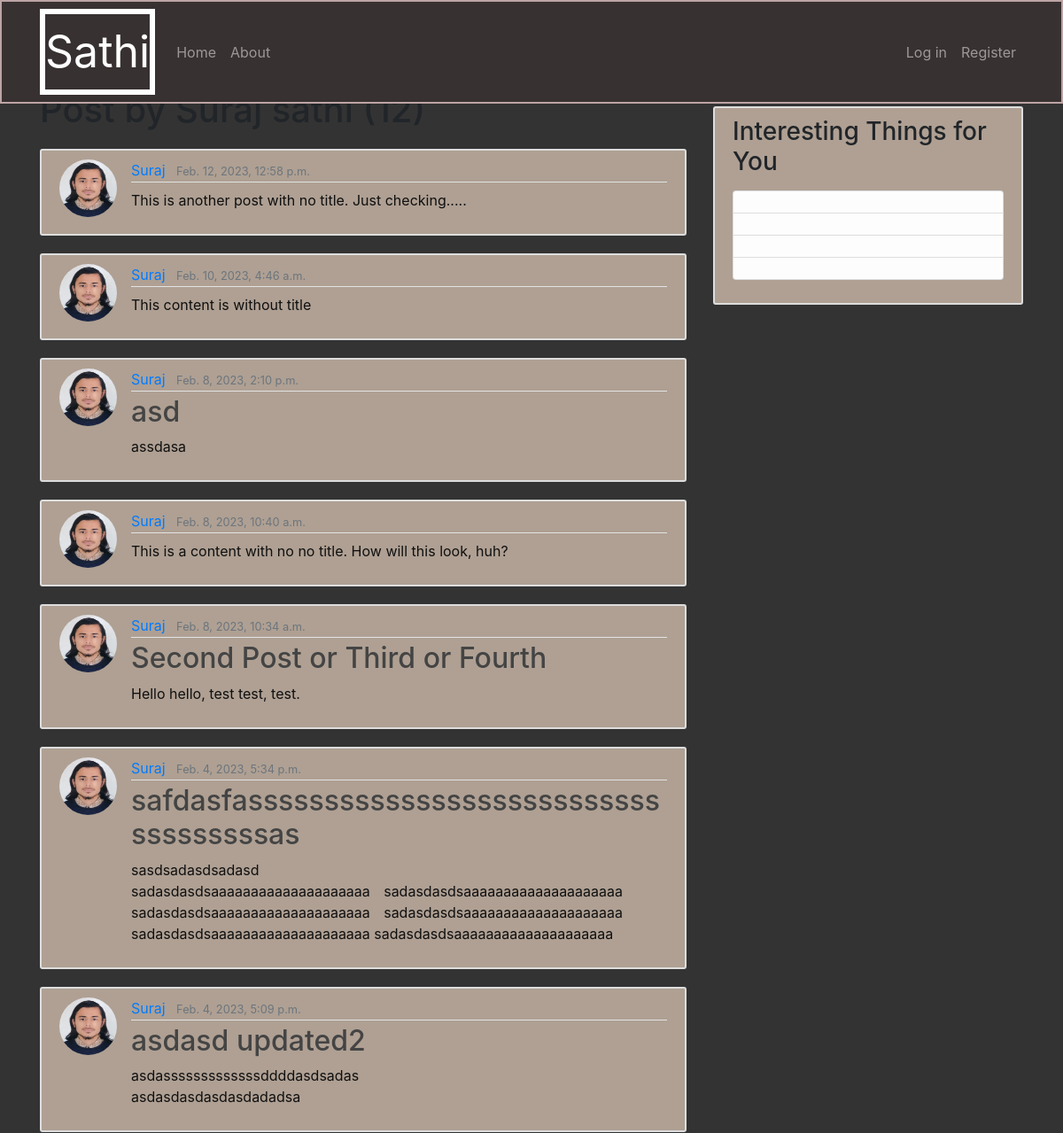
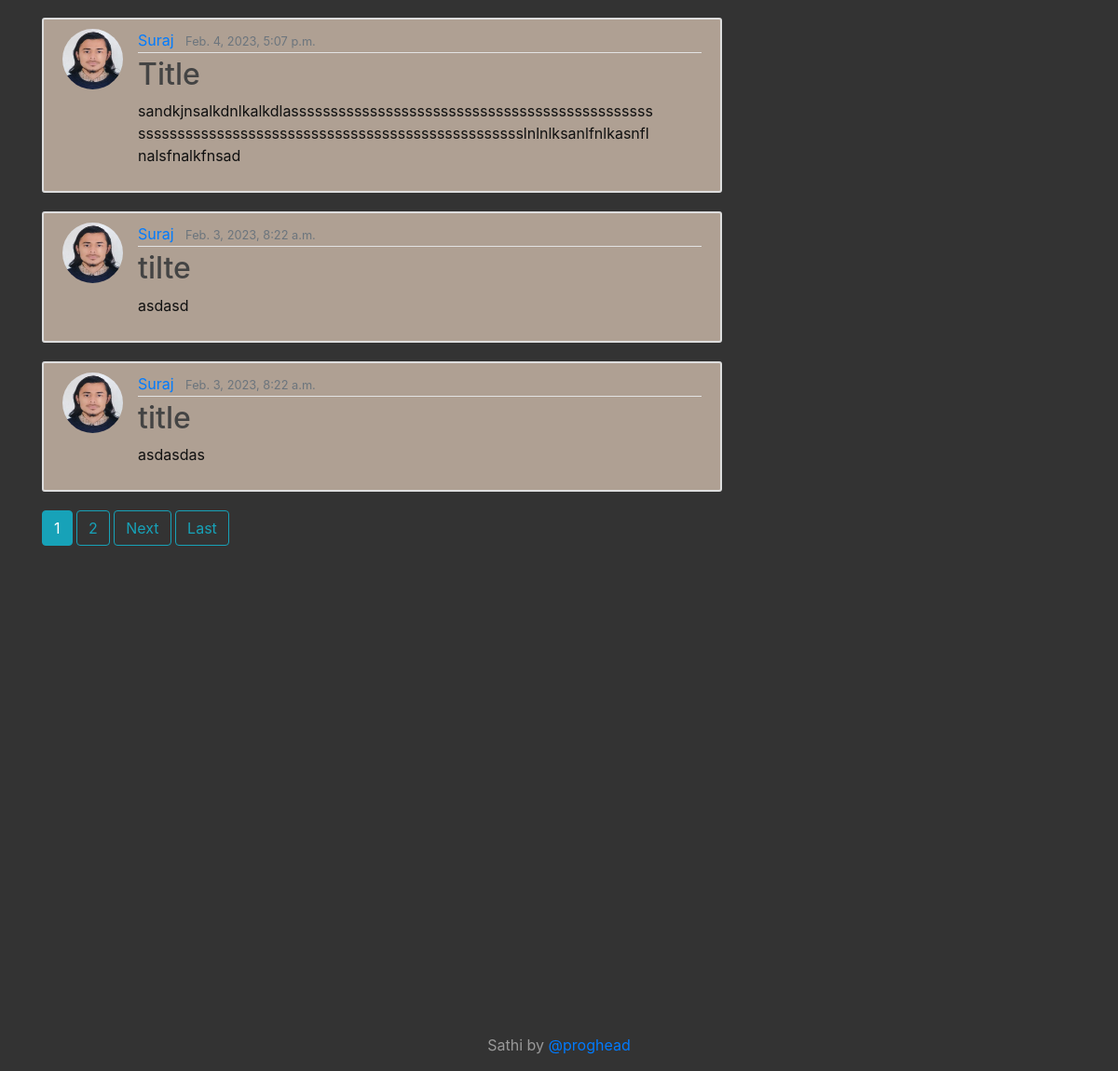
Page /user/Suraj/ on the committed database (2 pictures, top to bottom).
### main/models.py (models this page shows, shortened)
class Post(models.Model):
    title= models.CharField(max_length=100, blank=True)
    content= models.TextField(max_length=1000)
    date_posted = models.DateTimeField(default= timezone.now)
    author = models.ForeignKey(User, on_delete = models.CASCADE)

### users/models.py (models this page shows, shortened)
class Profile(models.Model):
    user = models.OneToOneField(User, on_delete = models.CASCADE)
    image = models.ImageField(default='default.jpg', upload_to='profile_pics')

### main/views.py (the view)
# urls.py: path('user/<str:username>/', UserPostListView.as_view(), name='user-posts'),
class UserPostListView(ListView):
    model = Post
    template_name = 'main/user_posts.html'
    context_object_name = 'posts'
    paginate_by = 10
    def get_queryset(self):
        user = get_object_or_404(User, username = self.kwargs.get('username'))
        return Post.objects.filter(author = user).order_by('-date_posted')

### main/templates/main/user_posts.html (shortened to what this page needs)
{% extends "main/base.html" %}
{% block content %}
    <h1 class="mb-3">Post by {{ view.kwargs.username }} sathi ({{ page_obj.paginator.count }})</h1>
    {% for post in posts %}
    <article class="media content-section">
        <img class="rounded-circle article-img" src="{{ post.author.profile.image.url }}">
        <div class="media-body">
        <div class="article-metadata">
            <a class="mr-2" href="{% url 'user-posts' post.author.username %}">{{ post.author }}</a>
            <small class="text-muted">{{ post.date_posted }}</small>
        </div>
        <h2><a class="article-title" href="{% url 'post-detail' post.id %}">{{ post.title }}</a></h2>
        <p class="article-content">{{ post.content }}</p>
        </div>
    </article>
    {% endfor %}
    {% if is_paginated %}
            {% for num in page_obj.paginator.page_range %}
                {% if page_obj.number == num %}
                    <a class="btn btn-info mb-4" href="?page={{ num }}">{{ num }}</a>
                {% elif num > page_obj.number|add:'-3' and num < page_obj.number|add:'3' %}
                    <a class="btn btn-outline-info mb-4" href="?page={{ num }}">{{ num }}</a>
                {% endif %}
            {% endfor %}
            {% if page_obj.has_next %}
                <a class="btn btn-outline-info mb-4" href="?page={{ page_obj.next_page_number }}">Next</a>
                <a class="btn btn-outline-info mb-4" href="?page={{ page_obj.paginator.num_pages }}">Last</a>
            {% endif %}
        {% endif %}
{% endblock content %}

### main/templates/main/base.html (shortened to what this page needs)
{% load static %}
<!doctype html>
<html lang="en">
    <head>
        <link rel="stylesheet" href="https://cdn.jsdelivr.net/npm/bootstrap@4.3.1/dist/css/bootstrap.min.css">
    </head>
    <body>
              <link rel="stylesheet" type="text/css" href={% static "main/cover2.css" %} />
            <header class="masthead mb-auto">
                <nav class="navbar navbar-expand-md navbar-dark bg-steel fixed-top">
                    <div class="container">
                        <a class="navbar-brand" href="{% url 'site-home' %}">Sathi</a>
                        <div class="collapse navbar-collapse" id="navbarToggle">
                        <div class="navbar-nav mr-auto">
                            <a class="nav-item nav-link" href="{% url 'site-home' %}">Home</a>
                            <a class="nav-item nav-link" href="{% url 'site-home' %}">About</a>
                        </div>
                        <div class="navbar-nav">
                            {% if user.is_authenticated %}
                                <a class="nav-item nav-link" href="{% url 'post-create' %}">New Post</a>
                                <a class="nav-item nav-link" href="{% url 'profile' %}">Profile</a>
                                <a class="nav-item nav-link" href="{% url 'logout' %}">Log out</a>
                            {% else %}
                                <a class="nav-item nav-link" href="{% url 'login' %}">Log in</a>
                                <a class="nav-item nav-link" href="{% url 'register' %}">Register</a>
                            {% endif %}
                        </div>
                    </nav>
            </header>
    <div class="container">
        <div class="row">
            <div class="col-md-8">
              {% block content %}{% endblock %}
            </div>
            <div class="col-md-4">
              <div class="content-section">
                <h3>Interesting Things for You</h3>
                <p class='text-muted'>
                  <ul class="list-group">
                    <li class="list-group-item list-group-item-light"></li>
                    <li class="list-group-item list-group-item-light"></li>
                    <li class="list-group-item list-group-item-light"></li>
                    <li class="list-group-item list-group-item-light"></li>
                  </ul>
                </p>
              </div>
            </div>
          </div>
        </div>
            <footer class="mastfoot mt-auto">
                <div class="inner">
                <p>Sathi by <a href="https://www.linkedin.com/in/suraj-joshi-8270b3168" target="_blank">@proghead</p>
                </div>
            </footer>
    </body>
</html>

### main/static/main/cover2.css (style rules this page uses)
body { height: 100%; background-color: #333; padding-top: 100px; }
.masthead { margin-bottom: 2rem; }
.navbar-brand { font-size: 50px; border: .05rem solid #fff; border-width: 6px; }
.mastfoot { color: rgba(255, 255, 255, .5); text-align: center; padding-top: 500px; }
.content-section { background: #afa093; padding: 10px 20px; border: 2px solid #dddddd; border-radius: 3px; margin-bottom: 20px; margin-top: 20px; }
.article-title { color: #444444; word-wrap: break-word; }
.article-content { white-space: pre-line; color: #101010; padding-right: 50px; }
.article-img { height: 65px; width: 65px; margin-right: 16px; }
.article-metadata { padding-bottom: 1px; margin-bottom: 4px; border-bottom: 1px solid #e3e3e3; word-wrap:break-word; }
.media-body { text-align: justify; height: 100%; width: 80%; word-wrap: break-word; }
.navbar { background-color: rgb(56, 49, 49); border: 2px solid rgb(189, 164, 164); position: fixed; z-index: 100; }
.col-md-4 { width: 100%; }

### rows in the picture
Post: author.profile.image (picture), author "Suraj", date_posted "Feb. 12, 2023, 12:58 p.m.", content "This is another post with no title. Just checking....."
Post: author.profile.image (picture), author "Suraj", date_posted "Feb. 10, 2023, 4:46 a.m.", content "This content is without title"
Post: author.profile.image (picture), author "Suraj", date_posted "Feb. 8, 2023, 2:10 p.m.", title "asd", content "assdasa"
Post: author.profile.image (picture), author "Suraj", date_posted "Feb. 8, 2023, 10:40 a.m.", content "This is a content with no no title. How will this look, huh?"
Post: author.profile.image (picture), author "Suraj", date_posted "Feb. 8, 2023, 10:34 a.m.", title "Second Post or Third or Fourth", content "Hello hello, test test, test."
Post: author.profile.image (picture), author "Suraj", date_posted "Feb. 4, 2023, 5:34 p.m.", title "safdasfassssssssssssssssssssssssssssssssssssas", content "sasdsadasdsadasd sadasdasdsaaaaaaaaaaaaaaaaaaaa sadasdasdsaaaaaaaaaaaaaaaaaaaa sadasdasdsaaaaaaaaaaaaaaaaaaaa sadasdasdsaaaaaaaaaaaaaaaaaaaa sadasdasdsaaaaaaaaaaaaaaaaaaaa sadasdasdsaaaaaaaaaaaaaaaaaaaa"
Post: author.profile.image (picture), author "Suraj", date_posted "Feb. 4, 2023, 5:09 p.m.", title "asdasd updated2", content "asdasssssssssssssddddasdsadas asdasdasdasdasdadadsa"
Post: author.profile.image (picture), author "Suraj", date_posted "Feb. 4, 2023, 5:07 p.m.", title "Title", content "sandkjnsalkdnlkalkdlassssssssssssssssssssssssssssssssssssssssssssssssssssssssssssssssssssssssssssssssssssssssssssssslnlnlksanlfnlkasnflnalsfnalkfnsad"
Post: author.profile.image (picture), author "Suraj", date_posted "Feb. 3, 2023, 8:22 a.m.", title "tilte", content "asdasd"
Post: author.profile.image (picture), author "Suraj", date_posted "Feb. 3, 2023, 8:22 a.m.", title "title", content "asdasdas"

### other values in the picture
{{ num }} "1"
{{ num }} "2"
